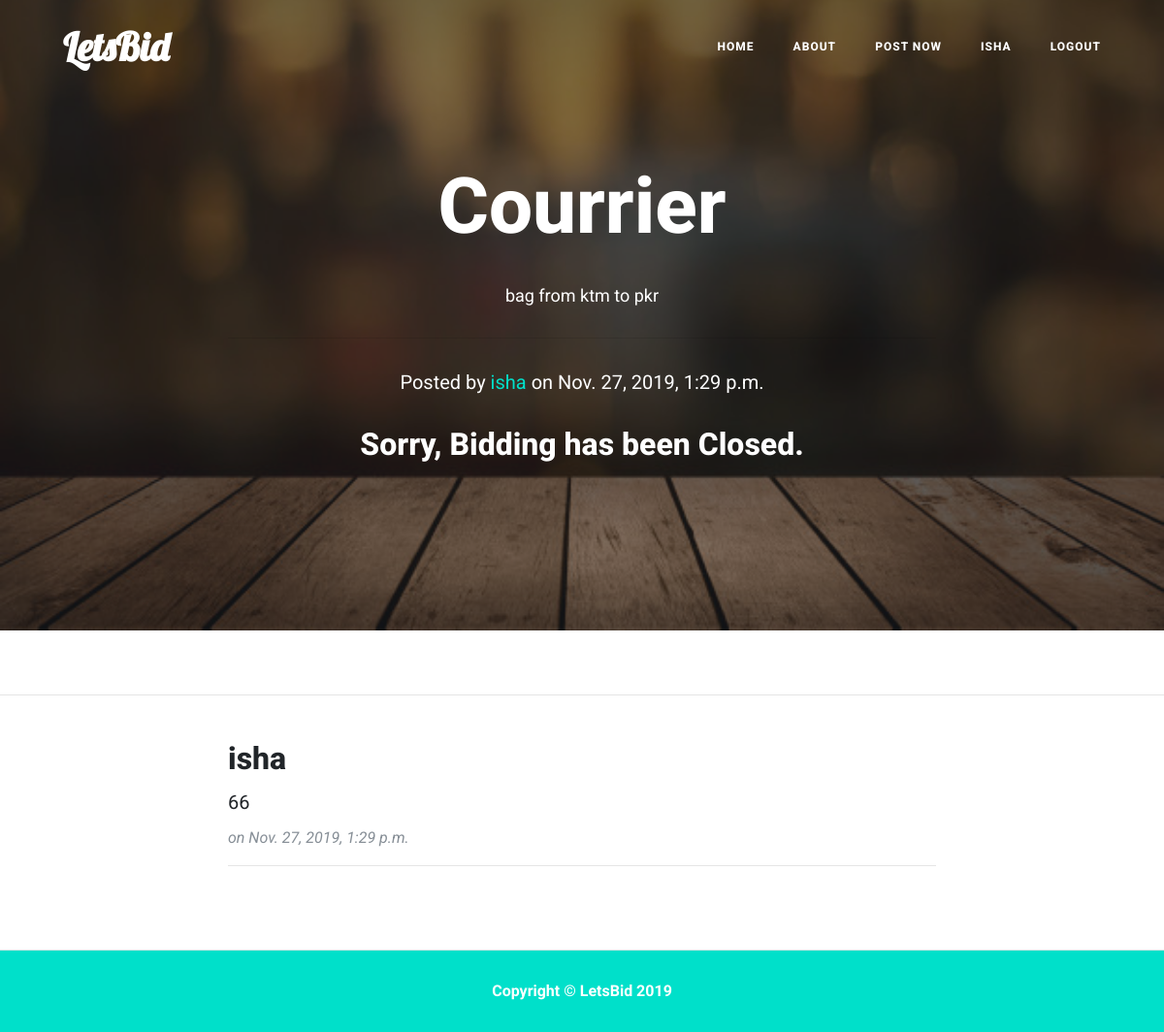
The app's page /contract/1/ (signed in) with its own data.
### entries/models.py (models this page shows, shortened)
class Contract(models.Model):
    contract_title = models.TextField(max_length=250)
    contract_details = models.TextField()
    contract_price = models.IntegerField()
    contract_date = models.DateTimeField(auto_now_add=True)
    contract_deadline = models.DateTimeField()
    contract_creator = models.ForeignKey(User, on_delete=models.CASCADE)
    contract_image1 = models.ImageField(upload_to='contract_image' , blank=True)
    contract_image2 = models.ImageField(upload_to='contract_image' , blank=True)
    contract_doc = models.FileField(upload_to='documents', blank=True)
    contract_paymentVerification = models.ImageField(upload_to='payment' , blank=True)
    approved_contract = models.BooleanField(default=False)
    class Meta:
        verbose_name_plural = "entries"
    @property
    def compdate(self):
        return pytz.utc.localize(datetime.today()) > self.contract_deadline

class Comment(models.Model):
    contract = models.ForeignKey('entries.Contract', on_delete=models.CASCADE, related_name='comments')
    author = models.CharField(max_length=200)
    text = models.TextField()
    created_date = models.DateTimeField(default=timezone.now)
    approved_comment = models.BooleanField(default=False)

### entries/views.py (the view)
# urls.py: path('contract/<int:pk>/', ContractView.as_view(), name = 'contract-detail'),
class ContractView(LoginRequiredMixin, DetailView):
	model = Contract
	template_name = 'entries/contract_detail.html'

### templates/entries/contract_detail.html (shortened to what this page needs)
{% load static %}
<!DOCTYPE html>
<html lang="en">
<head>
    <link href="{% static 'entries/vendor/bootstrap/css/bootstrap.min.css' %}" rel="stylesheet">
    <link href="{% static 'entries/vendor/fontawesome-free/css/all.min.css' %}" rel="stylesheet" type="text/css">
    <link href="{% static 'entries/css/clean-blog.min.css' %}" rel="stylesheet">
</head>
<body>
    <nav class="navbar navbar-expand-lg navbar-light fixed-top" id="mainNav">
        <div class="container">
            <a class="navbar-brand logo-sty" href="{% url 'letsbid-home' %}">LetsBid</a>
            <div class="collapse navbar-collapse" id="navbarResponsive">
                <ul class="navbar-nav ml-auto">
                    <li class="nav-item">
                        <a class="nav-link" href="{% url 'letsbid-home' %}">Home</a>
                    </li>
                    <li class="nav-item">
                        <a class="nav-link" href="{% url 'letsbid-home' %}">About</a>
                    </li>
                    <li class="nav-item">
                        <a class="nav-link" href="{% url 'create_contract' %}">Post now</a>
                    </li>
                    <li class="nav-item">
                        <a class="nav-link" href="{% url 'profile' %}">{{ user.username }}</a>
                    </li>
                    <li class="nav-item">
                        <a class="nav-link" href="{% url 'logout' %}">Logout</a>
                    </li>
                </ul>
            </div>
        </div>
    </nav>
    <header class="masthead" style="background-image: url({% static 'entries/img/home-bg.jpg' %})">
        <div class="overlay"></div>
        <div class="container">
            <div class="row">
                <div class="col-lg-8 col-md-10 mx-auto">
                    <div class="site-heading">
                        <h1 class="nang-titl">{{ object.contract_title }}</h1>
                        <span class="subheading">{{ object.contract_details|linebreaks }}</span>
                        <hr>
                        <p class="post-meta">Posted by <a href="{% url 'user-details' pk=object.contract_creator.pk %}" class="nang-a"> {{ object.contract_creator }}</a> on {{object.contract_date }}</p><br> {% if object.compdate %}
                        <h2>Sorry, Bidding has been Closed.</h2>
                        {% else %}
                        <a class="btn btn-nang" href="{% url 'add_comment_to_post' pk=contract.pk %}">Bid Your Price</a> {% endif %}
                    </div>
                </div>
            </div>
        </div>
    </header>
    <hr>
    <br> {% if object.compdate %} {% for comment in contract.comments.all %}
    <div class="container">
        <div class="row">
            <div class="col-lg-8 col-md-10 mx-auto">
                <div class="post-preview">
                    <h2 class="post-title"><a>
              	{{ comment.author }} </a>
                    </h2>
                    <p class="post-meta">
                        {{ comment.text|linebreaks }}
                    </p>
                    <p class="post-meta">
                        on {{ comment.created_date }}</p>
                    <hr>
                    <br>
                </div>
            </div>
        </div>
    </div>
    {% empty %}
    <center><strong>No Bids Here Yet</strong></center>
    {% endfor %} {% else %}
    <center>
        <h2> Wait until deadline is reached to view the bids in this contract </h2>
    </center>
    {% endif %}
    <footer>
        <div class="container">
            <div class="row">
                <div class="col-lg-8 col-md-10 mx-auto">
                    <p class="copyright text-muted">Copyright &copy; LetsBid 2019</p>
                </div>
            </div>
        </div>
    </footer>
</body>
</html>

### templates/entries/contract_detail.html (style rules this page uses)
.subheading p { text-align: center; }
.post-preview p { margin-top: 10px !important; margin-bottom: 10px !important; }

### records on screen
Contract: contract_title "Courrier", contract_details "bag from ktm to pkr", contract_creator "isha", contract_date "Nov. 27, 2019, 1:29 p.m."
Comment: author "isha", text "66", created_date "Nov. 27, 2019, 1:29 p.m."

### other values on screen
{{ user.username }} "ISHA"
